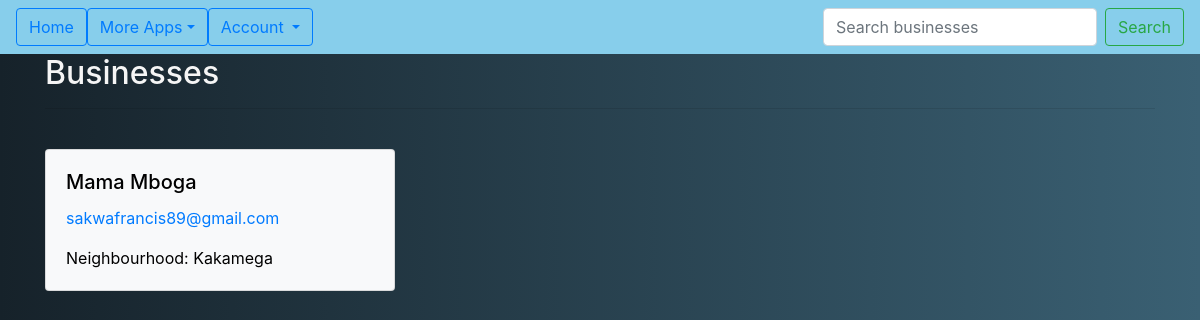
Screenshot of /business (signed in) with the database file from the repository.
### Neigh/models.py (models this page shows, shortened)
class Business(models.Model):
  name = models.CharField(max_length=60)
  email = models.EmailField()
  neighbourhood = models.ForeignKey(Neighbourhood, on_delete=models.CASCADE)
  class Meta:
    ordering = ['name']

class Neighbourhood(models.Model):
  name = models.CharField(max_length=60,default='name')
  image = models.ImageField(upload_to = 'photos/')
  location = models.CharField(max_length=60)
  occupants_count = models.PositiveIntegerField()
  email = models.EmailField(max_length=60,default='email')
  description = models.TextField(default='description')
  def __str__(self):
    return self.name
  class Meta:
    ordering = ['name']

### Neigh/views.py (the view)
# urls.py: url(r'^business$', views.business,name = 'business'),
@login_required(login_url='/accounts/login/')
def business(request):
  id = request.user.id
  profile = Profile.objects.get(user=id)
  try:
    businesses = Business.objects.filter(neighbourhood=profile.neighbourhood)
  except ObjectDoesNotExist:
    businesses = []
  return render(request, 'business.html',{'businesses':businesses,'profile':profile})

### Neigh/templates/business.html
{% extends "base.html" %}
{% block content %}
<div class="container">
  <div class="intro">
    <h2>Businesses</h2>
  </div>
<hr>
<br>
{% if businesses %}
<div class="row">
{% for business in businesses %}
    <div class="col-sm-4" style="margin-bottom: 2em;">
      <div class="card bg-light">
        <div class="card-body">
          <h5 class="card-title firstletter" style="color:black">{{business.name}}</h5>
          <p class="card-text"><a class='maillink' href="mailto:{{profile.contact}}">{{business.email}}</a></p>
          <p class="card-text"><a  style="color:black">Neighbourhood: {{business.neighbourhood}}</a></p>
        </div>
      </div>
    </div>
{% endfor %}
</div>
{% else %}
<h4>No Businesses to show, Add one <a href="{% url 'newbusiness' %}">here</a></h4>
{% endif %}
</div>
{% endblock %}

### Neigh/templates/base.html (style rules this page uses)
body { background: linear-gradient(to right, #16222a, #3a6073); color: whitesmoke; }

### rows the page displays
Business: name "Mama Mboga", email "sakwafrancis89@gmail.com", neighbourhood "Kakamega"
